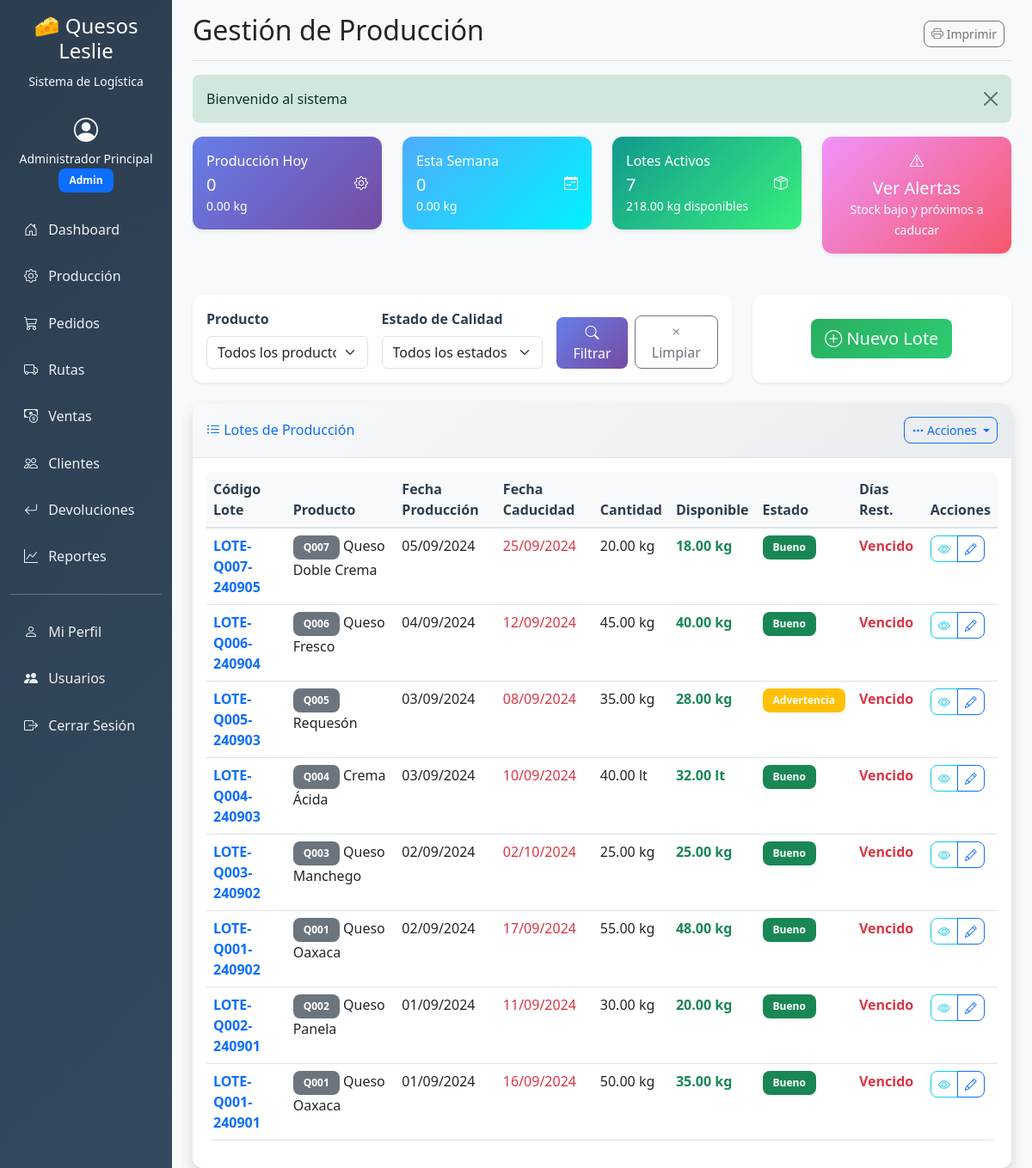
The page /production (signed in) on the database its author committed.
### tables this page shows
CREATE TABLE `production_batches` (
  `id` int(11) NOT NULL AUTO_INCREMENT,
  `batch_code` varchar(50) NOT NULL,
  `product_id` int(11) NOT NULL,
  `production_date` date NOT NULL,
  `expiration_date` date NOT NULL,
  `quantity_produced` decimal(10,2) NOT NULL,
  `quantity_available` decimal(10,2) NOT NULL,
  `quantity_assigned` decimal(10,2) NOT NULL DEFAULT 0.00,
  `quality_status` enum('good','warning','expired','damaged') NOT NULL DEFAULT 'good',
  `notes` text,
  `created_by` int(11) NOT NULL,
  `created_at` timestamp NOT NULL DEFAULT CURRENT_TIMESTAMP,
  `updated_at` timestamp NOT NULL DEFAULT CURRENT_TIMESTAMP ON UPDATE CURRENT_TIMESTAMP,
  PRIMARY KEY (`id`),
  UNIQUE KEY `batch_code` (`batch_code`),
  KEY `product_id` (`product_id`),
  KEY `created_by` (`created_by`),
  FOREIGN KEY (`product_id`) REFERENCES `products` (`id`),
  FOREIGN KEY (`created_by`) REFERENCES `users` (`id`)
);

CREATE TABLE `products` (
  `id` int(11) NOT NULL AUTO_INCREMENT,
  `code` varchar(50) NOT NULL,
  `name` varchar(100) NOT NULL,
  `description` text,
  `category` varchar(50) NOT NULL,
  `unit_type` enum('bulk','piece','package') NOT NULL DEFAULT 'piece',
  `unit_measure` varchar(20) NOT NULL DEFAULT 'kg',
  `price` decimal(10,2) NOT NULL DEFAULT 0.00,
  `shelf_life_days` int(11) NOT NULL DEFAULT 30,
  `is_active` tinyint(1) NOT NULL DEFAULT 1,
  `created_at` timestamp NOT NULL DEFAULT CURRENT_TIMESTAMP,
  `updated_at` timestamp NOT NULL DEFAULT CURRENT_TIMESTAMP ON UPDATE CURRENT_TIMESTAMP,
  PRIMARY KEY (`id`),
  UNIQUE KEY `code` (`code`)
);

### views/production/index.php (the view, shortened to what the rows shown need)
<div class="card shadow">
    <div class="card-body">
        <?php if (!empty($batches)): ?>
        <div class="table-responsive">
            <table class="table table-hover">
                <thead class="table-light">
                    <tr>
                        <th>Código Lote</th>
                        <th>Producto</th>
                        <th>Fecha Producción</th>
                        <th>Fecha Caducidad</th>
                        <th>Cantidad</th>
                        <th>Disponible</th>
                        <th>Estado</th>
                        <th>Días Rest.</th>
                        <th>Acciones</th>
                    </tr>
                </thead>
                <tbody>
                    <?php foreach ($batches as $batch): ?>
                    <tr>
                        <td>
                            <a href="<?php echo BASE_URL; ?>production/view_batch/<?php echo $batch['id']; ?>" class="text-decoration-none fw-bold">
                                <?php echo htmlspecialchars($batch['batch_code']); ?>
                            </a>
                        </td>
                        <td>
                            <span class="badge bg-secondary"><?php echo htmlspecialchars($batch['product_code']); ?></span>
                            <?php echo htmlspecialchars($batch['product_name']); ?>
                        </td>
                        <td><?php echo date('d/m/Y', strtotime($batch['production_date'])); ?></td>
                        <td>
                            <?php
                            $expiration_class = '';
                            if ($batch['days_to_expire'] <= 0) {
                                $expiration_class = 'text-danger';
                            } elseif ($batch['days_to_expire'] <= 3) {
                                $expiration_class = 'text-warning';
                            }
                            ?>
                            <span class="<?php echo $expiration_class; ?>">
                                <?php echo date('d/m/Y', strtotime($batch['expiration_date'])); ?>
                            </span>
                        </td>
                        <td><?php echo number_format($batch['quantity_produced'], 2); ?> <?php echo $batch['unit_measure']; ?></td>
                        <td>
                            <span class="fw-bold <?php echo $batch['quantity_available'] <= 0 ? 'text-danger' : 'text-success'; ?>">
                                <?php echo number_format($batch['quantity_available'], 2); ?> <?php echo $batch['unit_measure']; ?>
                            </span>
                        </td>
                        <td>
                            <?php
                            $status_classes = [
                                'good' => 'success',
                                'warning' => 'warning',
                                'expired' => 'danger',
                                'damaged' => 'danger'
                            ];
                            $status_labels = [
                                'good' => 'Bueno',
                                'warning' => 'Advertencia',
                                'expired' => 'Vencido',
                                'damaged' => 'Dañado'
                            ];
                            ?>
                            <span class="badge bg-<?php echo $status_classes[$batch['quality_status']]; ?>">
                                <?php echo $status_labels[$batch['quality_status']]; ?>
                            </span>
                        </td>
                        <td>
                            <?php if ($batch['days_to_expire'] < 0): ?>
                                <span class="text-danger fw-bold">Vencido</span>
                            <?php elseif ($batch['days_to_expire'] == 0): ?>
                                <span class="text-warning fw-bold">Hoy</span>
                            <?php else: ?>
                                <?php echo $batch['days_to_expire']; ?> días
                            <?php endif; ?>
                        </td>
                        <td>
                            <div class="btn-group btn-group-sm" role="group">
                                <a href="<?php echo BASE_URL; ?>production/view_batch/<?php echo $batch['id']; ?>"
                                   class="btn btn-outline-info" title="Ver detalles">
                                    <i class="bi bi-eye"></i>
                                </a>
                                <a href="<?php echo BASE_URL; ?>production/edit_batch/<?php echo $batch['id']; ?>"
                                   class="btn btn-outline-primary" title="Editar">
                                    <i class="bi bi-pencil"></i>
                                </a>
                            </div>
                        </td>
                    </tr>
                    <?php endforeach; ?>
                </tbody>
            </table>
        </div>
        <?php endif; ?>
    </div>
</div>

### rows shown on the page
production_batches: batch_code "LOTE-Q007-240905", product.code "Q007", product.name "Queso Doble Crema", production_date "05/09/2024", expiration_date "25/09/2024", quantity_produced "20.00", product.unit_measure "kg", quantity_available "18.00", quality_status "Bueno"
production_batches: batch_code "LOTE-Q006-240904", product.code "Q006", product.name "Queso Fresco", production_date "04/09/2024", expiration_date "12/09/2024", quantity_produced "45.00", product.unit_measure "kg", quantity_available "40.00", quality_status "Bueno"
production_batches: batch_code "LOTE-Q005-240903", product.code "Q005", product.name "Requesón", production_date "03/09/2024", expiration_date "08/09/2024", quantity_produced "35.00", product.unit_measure "kg", quantity_available "28.00", quality_status "Advertencia"
production_batches: batch_code "LOTE-Q004-240903", product.code "Q004", product.name "Crema Ácida", production_date "03/09/2024", expiration_date "10/09/2024", quantity_produced "40.00", product.unit_measure "lt", quantity_available "32.00", quality_status "Bueno"
production_batches: batch_code "LOTE-Q003-240902", product.code "Q003", product.name "Queso Manchego", production_date "02/09/2024", expiration_date "02/10/2024", quantity_produced "25.00", product.unit_measure "kg", quantity_available "25.00", quality_status "Bueno"
production_batches: batch_code "LOTE-Q001-240902", product.code "Q001", product.name "Queso Oaxaca", production_date "02/09/2024", expiration_date "17/09/2024", quantity_produced "55.00", product.unit_measure "kg", quantity_available "48.00", quality_status "Bueno"
production_batches: batch_code "LOTE-Q002-240901", product.code "Q002", product.name "Queso Panela", production_date "01/09/2024", expiration_date "11/09/2024", quantity_produced "30.00", product.unit_measure "kg", quantity_available "20.00", quality_status "Bueno"
production_batches: batch_code "LOTE-Q001-240901", product.code "Q001", product.name "Queso Oaxaca", production_date "01/09/2024", expiration_date "16/09/2024", quantity_produced "50.00", product.unit_measure "kg", quantity_available "35.00", quality_status "Bueno"

### other values the page prints
$_SESSION['user_name'] "Administrador Principal"
$_SESSION['user_role'] "Admin"
$page_title "Gestión de Producción"
$flash['message'] "Bienvenido al sistema"
$stats['today']['batches_today'] "0"
$stats['today']['quantity_today'] "0.00"
$stats['week']['batches_week'] "0"
$stats['week']['quantity_week'] "0.00"
$stats['active']['active_batches'] "7"
$stats['active']['total_available'] "218.00"
